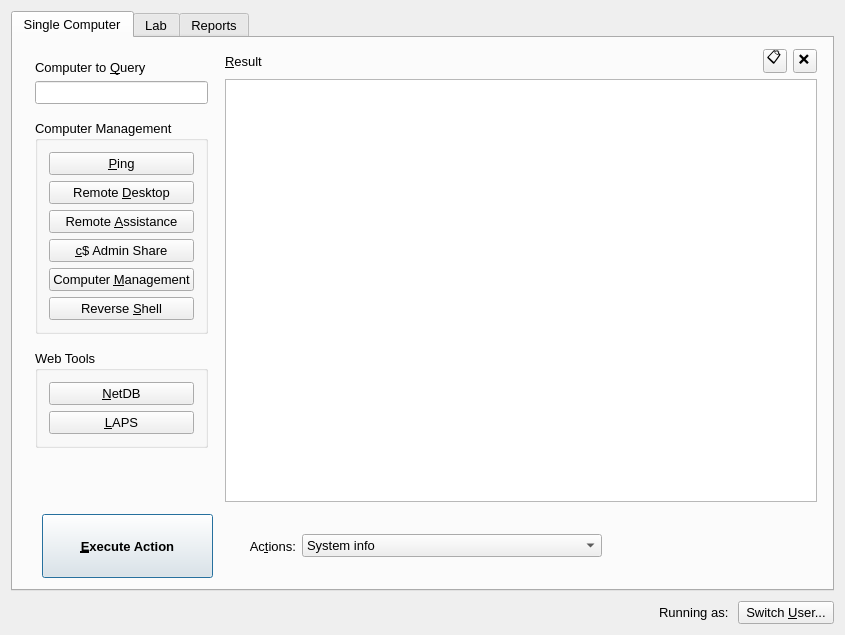
<?xml version="1.0" encoding="UTF-8"?>
<ui version="4.0">
 <class>MainWindow</class>
 <widget class="QMainWindow" name="MainWindow">
  <property name="geometry">
   <rect>
    <x>0</x>
    <y>0</y>
    <width>845</width>
    <height>635</height>
   </rect>
  </property>
  <property name="sizePolicy">
   <sizepolicy hsizetype="Preferred" vsizetype="Preferred">
    <horstretch>0</horstretch>
    <verstretch>0</verstretch>
   </sizepolicy>
  </property>
  <property name="minimumSize">
   <size>
    <width>0</width>
    <height>0</height>
   </size>
  </property>
  <property name="font">
   <font>
    <pointsize>10</pointsize>
   </font>
  </property>
  <property name="windowTitle">
   <string>Computer Status Neo</string>
  </property>
  <property name="styleSheet">
   <string notr="true"/>
  </property>
  <widget class="QWidget" name="centralWidget">
   <layout class="QVBoxLayout" name="verticalLayout_3">
    <item>
     <layout class="QFormLayout" name="formLayout"/>
    </item>
    <item>
     <widget class="QTabWidget" name="tabWidget">
      <property name="sizePolicy">
       <sizepolicy hsizetype="Preferred" vsizetype="Expanding">
        <horstretch>0</horstretch>
        <verstretch>0</verstretch>
       </sizepolicy>
      </property>
      <property name="styleSheet">
       <string notr="true"/>
      </property>
      <property name="currentIndex">
       <number>0</number>
      </property>
      <widget class="QWidget" name="tabSingleComputer">
       <property name="enabled">
        <bool>true</bool>
       </property>
       <property name="styleSheet">
        <string notr="true"/>
       </property>
       <attribute name="title">
        <string>Single Computer</string>
       </attribute>
       <layout class="QVBoxLayout" name="verticalLayout_2">
        <item>
         <layout class="QHBoxLayout" name="mainPane" stretch="0,0">
          <property name="sizeConstraint">
           <enum>QLayout::SetDefaultConstraint</enum>
          </property>
          <item>
           <widget class="QWidget" name="mainLeft" native="true">
            <property name="sizePolicy">
             <sizepolicy hsizetype="Fixed" vsizetype="Preferred">
              <horstretch>0</horstretch>
              <verstretch>0</verstretch>
             </sizepolicy>
            </property>
            <property name="minimumSize">
             <size>
              <width>171</width>
              <height>0</height>
             </size>
            </property>
            <property name="maximumSize">
             <size>
              <width>16777215</width>
              <height>16777215</height>
             </size>
            </property>
            <layout class="QVBoxLayout" name="verticalLayout_6">
             <property name="spacing">
              <number>16</number>
             </property>
             <item>
              <layout class="QVBoxLayout" name="groupQuery">
               <property name="topMargin">
                <number>0</number>
               </property>
               <item>
                <widget class="QLabel" name="labelComputer">
                 <property name="maximumSize">
                  <size>
                   <width>159</width>
                   <height>26</height>
                  </size>
                 </property>
                 <property name="text">
                  <string>Computer to &amp;Query</string>
                 </property>
                 <property name="buddy">
                  <cstring>inputComputer</cstring>
                 </property>
                </widget>
               </item>
               <item>
                <widget class="QLineEdit" name="inputComputer">
                 <property name="maximumSize">
                  <size>
                   <width>16777215</width>
                   <height>16777215</height>
                  </size>
                 </property>
                </widget>
               </item>
               <item>
                <spacer name="verticalSpacer">
                 <property name="orientation">
                  <enum>Qt::Vertical</enum>
                 </property>
                 <property name="sizeType">
                  <enum>QSizePolicy::Minimum</enum>
                 </property>
                 <property name="sizeHint" stdset="0">
                  <size>
                   <width>20</width>
                   <height>0</height>
                  </size>
                 </property>
                </spacer>
               </item>
              </layout>
             </item>
             <item>
              <widget class="QGroupBox" name="groupComputerManagement">
               <property name="sizePolicy">
                <sizepolicy hsizetype="Preferred" vsizetype="Minimum">
                 <horstretch>0</horstretch>
                 <verstretch>0</verstretch>
                </sizepolicy>
               </property>
               <property name="minimumSize">
                <size>
                 <width>0</width>
                 <height>0</height>
                </size>
               </property>
               <property name="title">
                <string>Computer Management</string>
               </property>
               <layout class="QVBoxLayout" name="verticalLayout_5">
                <item>
                 <widget class="QPushButton" name="buttonPing">
                  <property name="text">
                   <string>&amp;Ping</string>
                  </property>
                  <property name="shortcut">
                   <string>F1</string>
                  </property>
                 </widget>
                </item>
                <item>
                 <widget class="QPushButton" name="buttonRemoteDesktop">
                  <property name="maximumSize">
                   <size>
                    <width>16777215</width>
                    <height>16777215</height>
                   </size>
                  </property>
                  <property name="text">
                   <string>Remote &amp;Desktop</string>
                  </property>
                  <property name="shortcut">
                   <string>F2</string>
                  </property>
                 </widget>
                </item>
                <item>
                 <widget class="QPushButton" name="buttonRemoteAssistance">
                  <property name="maximumSize">
                   <size>
                    <width>16777215</width>
                    <height>16777215</height>
                   </size>
                  </property>
                  <property name="text">
                   <string>Remote &amp;Assistance</string>
                  </property>
                  <property name="shortcut">
                   <string>F3</string>
                  </property>
                 </widget>
                </item>
                <item>
                 <widget class="QPushButton" name="buttonCDollarAdminShare">
                  <property name="maximumSize">
                   <size>
                    <width>16777215</width>
                    <height>16777215</height>
                   </size>
                  </property>
                  <property name="text">
                   <string>&amp;c$ Admin Share</string>
                  </property>
                  <property name="shortcut">
                   <string>F4</string>
                  </property>
                 </widget>
                </item>
                <item>
                 <widget class="QPushButton" name="buttonComputerManagement">
                  <property name="maximumSize">
                   <size>
                    <width>16777215</width>
                    <height>16777215</height>
                   </size>
                  </property>
                  <property name="text">
                   <string>Computer &amp;Management</string>
                  </property>
                  <property name="shortcut">
                   <string>F5</string>
                  </property>
                 </widget>
                </item>
                <item>
                 <widget class="QPushButton" name="buttonReverseShell">
                  <property name="maximumSize">
                   <size>
                    <width>16777215</width>
                    <height>16777215</height>
                   </size>
                  </property>
                  <property name="text">
                   <string>Reverse &amp;Shell</string>
                  </property>
                  <property name="shortcut">
                   <string>F6</string>
                  </property>
                 </widget>
                </item>
                <item>
                 <spacer name="verticalSpacer_2">
                  <property name="orientation">
                   <enum>Qt::Vertical</enum>
                  </property>
                  <property name="sizeType">
                   <enum>QSizePolicy::Minimum</enum>
                  </property>
                  <property name="sizeHint" stdset="0">
                   <size>
                    <width>20</width>
                    <height>0</height>
                   </size>
                  </property>
                 </spacer>
                </item>
               </layout>
              </widget>
             </item>
             <item>
              <widget class="QGroupBox" name="groupWeb">
               <property name="sizePolicy">
                <sizepolicy hsizetype="Preferred" vsizetype="Minimum">
                 <horstretch>0</horstretch>
                 <verstretch>0</verstretch>
                </sizepolicy>
               </property>
               <property name="minimumSize">
                <size>
                 <width>0</width>
                 <height>0</height>
                </size>
               </property>
               <property name="title">
                <string>Web Tools</string>
               </property>
               <property name="flat">
                <bool>false</bool>
               </property>
               <layout class="QVBoxLayout" name="verticalLayout">
                <item>
                 <widget class="QPushButton" name="buttonNetDB">
                  <property name="maximumSize">
                   <size>
                    <width>16777215</width>
                    <height>16777215</height>
                   </size>
                  </property>
                  <property name="text">
                   <string>&amp;NetDB</string>
                  </property>
                  <property name="shortcut">
                   <string>F7</string>
                  </property>
                 </widget>
                </item>
                <item>
                 <widget class="QPushButton" name="buttonLAPS">
                  <property name="text">
                   <string>&amp;LAPS</string>
                  </property>
                  <property name="shortcut">
                   <string>F8</string>
                  </property>
                 </widget>
                </item>
                <item>
                 <spacer name="verticalSpacer_3">
                  <property name="orientation">
                   <enum>Qt::Vertical</enum>
                  </property>
                  <property name="sizeType">
                   <enum>QSizePolicy::Minimum</enum>
                  </property>
                  <property name="sizeHint" stdset="0">
                   <size>
                    <width>20</width>
                    <height>0</height>
                   </size>
                  </property>
                 </spacer>
                </item>
               </layout>
              </widget>
             </item>
             <item>
              <spacer name="verticalSpacer_4">
               <property name="orientation">
                <enum>Qt::Vertical</enum>
               </property>
               <property name="sizeType">
                <enum>QSizePolicy::Expanding</enum>
               </property>
               <property name="sizeHint" stdset="0">
                <size>
                 <width>20</width>
                 <height>40</height>
                </size>
               </property>
              </spacer>
             </item>
            </layout>
           </widget>
          </item>
          <item>
           <layout class="QVBoxLayout" name="mainRight">
            <property name="spacing">
             <number>6</number>
            </property>
            <property name="rightMargin">
             <number>4</number>
            </property>
            <item>
             <layout class="QHBoxLayout" name="horizontalLayout_2">
              <property name="bottomMargin">
               <number>0</number>
              </property>
              <item>
               <widget class="QLabel" name="labelResult">
                <property name="text">
                 <string>&amp;Result</string>
                </property>
                <property name="buddy">
                 <cstring>textResult</cstring>
                </property>
               </widget>
              </item>
              <item>
               <widget class="QPushButton" name="buttonCopy">
                <property name="sizePolicy">
                 <sizepolicy hsizetype="Minimum" vsizetype="Fixed">
                  <horstretch>0</horstretch>
                  <verstretch>0</verstretch>
                 </sizepolicy>
                </property>
                <property name="maximumSize">
                 <size>
                  <width>24</width>
                  <height>24</height>
                 </size>
                </property>
                <property name="styleSheet">
                 <string notr="true">padding-top: -5px;
padding-left: -2.5px;
text-align: center;
font-size: 14px;
height: 40px;</string>
                </property>
                <property name="text">
                 <string>📋</string>
                </property>
               </widget>
              </item>
              <item>
               <widget class="QPushButton" name="buttonClear">
                <property name="maximumSize">
                 <size>
                  <width>24</width>
                  <height>24</height>
                 </size>
                </property>
                <property name="styleSheet">
                 <string notr="true">padding-top: -5px;
padding-left: -2.5px;
text-align: center;
font-size: 14px;
height: 40px;</string>
                </property>
                <property name="text">
                 <string>❌</string>
                </property>
               </widget>
              </item>
             </layout>
            </item>
            <item>
             <widget class="QPlainTextEdit" name="textResult">
              <property name="enabled">
               <bool>true</bool>
              </property>
              <property name="sizePolicy">
               <sizepolicy hsizetype="Expanding" vsizetype="Expanding">
                <horstretch>0</horstretch>
                <verstretch>0</verstretch>
               </sizepolicy>
              </property>
              <property name="font">
               <font>
                <family>Consolas</family>
                <pointsize>10</pointsize>
               </font>
              </property>
              <property name="readOnly">
               <bool>true</bool>
              </property>
             </widget>
            </item>
           </layout>
          </item>
         </layout>
        </item>
        <item>
         <layout class="QHBoxLayout" name="actionsBar">
          <property name="spacing">
           <number>36</number>
          </property>
          <property name="leftMargin">
           <number>18</number>
          </property>
          <property name="topMargin">
           <number>6</number>
          </property>
          <property name="bottomMargin">
           <number>0</number>
          </property>
          <item>
           <widget class="QPushButton" name="buttonExecuteAction">
            <property name="sizePolicy">
             <sizepolicy hsizetype="Preferred" vsizetype="Preferred">
              <horstretch>1</horstretch>
              <verstretch>0</verstretch>
             </sizepolicy>
            </property>
            <property name="minimumSize">
             <size>
              <width>0</width>
              <height>64</height>
             </size>
            </property>
            <property name="maximumSize">
             <size>
              <width>171</width>
              <height>16777215</height>
             </size>
            </property>
            <property name="font">
             <font>
              <pointsize>10</pointsize>
              <weight>75</weight>
              <bold>true</bold>
             </font>
            </property>
            <property name="text">
             <string>&amp;Execute Action</string>
            </property>
            <property name="shortcut">
             <string>Return</string>
            </property>
            <property name="autoDefault">
             <bool>true</bool>
            </property>
            <property name="default">
             <bool>true</bool>
            </property>
            <property name="flat">
             <bool>false</bool>
            </property>
           </widget>
          </item>
          <item>
           <layout class="QHBoxLayout" name="horizontalLayout">
            <property name="leftMargin">
             <number>0</number>
            </property>
            <item>
             <widget class="QLabel" name="labelActions">
              <property name="maximumSize">
               <size>
                <width>47</width>
                <height>16777215</height>
               </size>
              </property>
              <property name="layoutDirection">
               <enum>Qt::LeftToRight</enum>
              </property>
              <property name="text">
               <string>Ac&amp;tions:</string>
              </property>
              <property name="alignment">
               <set>Qt::AlignRight|Qt::AlignTrailing|Qt::AlignVCenter</set>
              </property>
              <property name="buddy">
               <cstring>dropdownActions</cstring>
              </property>
             </widget>
            </item>
            <item>
             <widget class="QComboBox" name="dropdownActions">
              <property name="sizePolicy">
               <sizepolicy hsizetype="Expanding" vsizetype="Fixed">
                <horstretch>0</horstretch>
                <verstretch>0</verstretch>
               </sizepolicy>
              </property>
              <property name="minimumSize">
               <size>
                <width>300</width>
                <height>0</height>
               </size>
              </property>
              <property name="maximumSize">
               <size>
                <width>271</width>
                <height>16777215</height>
               </size>
              </property>
              <item>
               <property name="text">
                <string>System info</string>
               </property>
              </item>
              <item>
               <property name="text">
                <string>Query users</string>
               </property>
              </item>
              <item>
               <property name="text">
                <string>List network drives</string>
               </property>
              </item>
              <item>
               <property name="text">
                <string>List physical drives</string>
               </property>
              </item>
              <item>
               <property name="text">
                <string>List installed printers</string>
               </property>
              </item>
              <item>
               <property name="text">
                <string>List installed software</string>
               </property>
              </item>
              <item>
               <property name="text">
                <string>Get AD join status</string>
               </property>
              </item>
              <item>
               <property name="text">
                <string>Get serial number</string>
               </property>
              </item>
              <item>
               <property name="text">
                <string>Get BIOS version</string>
               </property>
              </item>
              <item>
               <property name="text">
                <string>Shut down...</string>
               </property>
              </item>
              <item>
               <property name="text">
                <string>Restart...</string>
               </property>
              </item>
              <item>
               <property name="text">
                <string>Abort shutdown</string>
               </property>
              </item>
              <item>
               <property name="text">
                <string>Install printer...</string>
               </property>
              </item>
              <item>
               <property name="text">
                <string>Reinstall Office 365</string>
               </property>
              </item>
              <item>
               <property name="text">
                <string>Reactivate Windows license</string>
               </property>
              </item>
              <item>
               <property name="text">
                <string>Run SFC and DISM</string>
               </property>
              </item>
             </widget>
            </item>
            <item>
             <spacer name="horizontalSpacer_2">
              <property name="orientation">
               <enum>Qt::Horizontal</enum>
              </property>
              <property name="sizeType">
               <enum>QSizePolicy::Minimum</enum>
              </property>
              <property name="sizeHint" stdset="0">
               <size>
                <width>0</width>
                <height>20</height>
               </size>
              </property>
             </spacer>
            </item>
           </layout>
          </item>
          <item>
           <spacer name="horizontalSpacer">
            <property name="orientation">
             <enum>Qt::Horizontal</enum>
            </property>
            <property name="sizeType">
             <enum>QSizePolicy::Expanding</enum>
            </property>
            <property name="sizeHint" stdset="0">
             <size>
              <width>0</width>
              <height>20</height>
             </size>
            </property>
           </spacer>
          </item>
         </layout>
        </item>
       </layout>
       <zorder></zorder>
      </widget>
      <widget class="QWidget" name="tabLab">
       <attribute name="title">
        <string>Lab</string>
       </attribute>
       <widget class="QLabel" name="label">
        <property name="geometry">
         <rect>
          <x>180</x>
          <y>20</y>
          <width>501</width>
          <height>411</height>
         </rect>
        </property>
        <property name="text">
         <string/>
        </property>
        <property name="pixmap">
         <pixmap resource="assets.qrc">:/img/under-construction-1.gif</pixmap>
        </property>
       </widget>
      </widget>
      <widget class="QWidget" name="tabReports">
       <attribute name="title">
        <string>Reports</string>
       </attribute>
       <widget class="QLabel" name="label_2">
        <property name="geometry">
         <rect>
          <x>410</x>
          <y>140</y>
          <width>201</width>
          <height>291</height>
         </rect>
        </property>
        <property name="text">
         <string/>
        </property>
        <property name="pixmap">
         <pixmap resource="assets.qrc">:/img/under-construction-2.gif</pixmap>
        </property>
       </widget>
      </widget>
     </widget>
    </item>
    <item>
     <layout class="QHBoxLayout" name="statusBar" stretch="0,1">
      <property name="leftMargin">
       <number>0</number>
      </property>
      <property name="topMargin">
       <number>4</number>
      </property>
      <property name="rightMargin">
       <number>0</number>
      </property>
      <item>
       <widget class="QLabel" name="labelRunningAs">
        <property name="minimumSize">
         <size>
          <width>0</width>
          <height>23</height>
         </size>
        </property>
        <property name="maximumSize">
         <size>
          <width>16777215</width>
          <height>23</height>
         </size>
        </property>
        <property name="text">
         <string>Running as: </string>
        </property>
        <property name="alignment">
         <set>Qt::AlignRight|Qt::AlignTrailing|Qt::AlignVCenter</set>
        </property>
        <property name="buddy">
         <cstring>buttonSwitchUser</cstring>
        </property>
       </widget>
      </item>
      <item>
       <widget class="QPushButton" name="buttonSwitchUser">
        <property name="minimumSize">
         <size>
          <width>0</width>
          <height>23</height>
         </size>
        </property>
        <property name="maximumSize">
         <size>
          <width>96</width>
          <height>23</height>
         </size>
        </property>
        <property name="text">
         <string>Switch &amp;User...</string>
        </property>
        <property name="shortcut">
         <string>F12</string>
        </property>
       </widget>
      </item>
     </layout>
    </item>
   </layout>
  </widget>
 </widget>
 <layoutdefault spacing="6" margin="11"/>
 <tabstops>
  <tabstop>buttonExecuteAction</tabstop>
  <tabstop>textResult</tabstop>
  <tabstop>buttonSwitchUser</tabstop>
  <tabstop>tabWidget</tabstop>
 </tabstops>
 <resources>
  <include location="assets.qrc"/>
 </resources>
 <connections/>
</ui>
